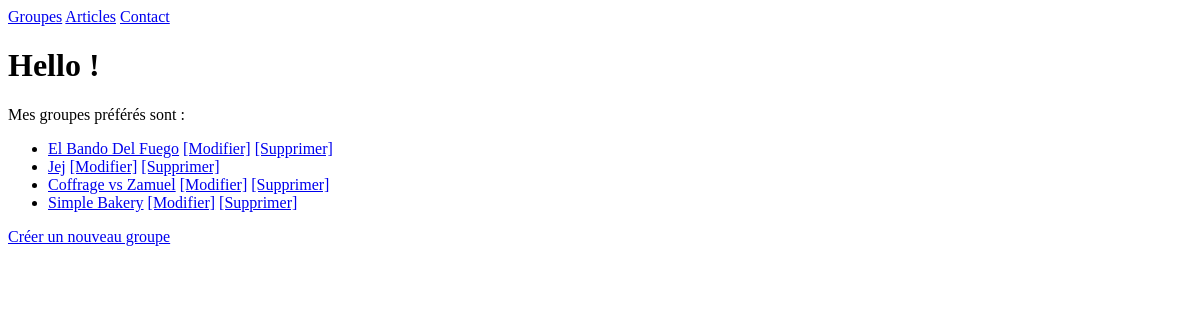
/bands/, run on an earlier commit of the app's database.
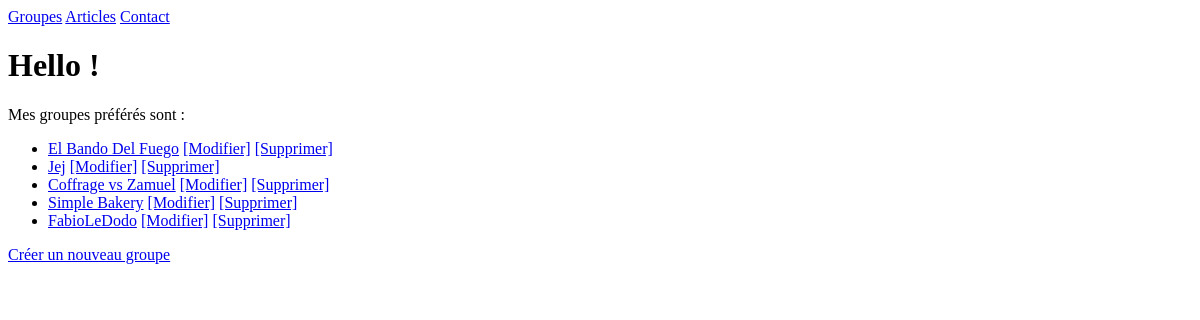
And on a later commit of the database.
### listings/models.py (models this page shows, shortened)
class Band(models.Model):
    class Genre(models.TextChoices):
        HIP_HOP = 'HH'
        SYNTH_POP = 'SP'
        ALTERNATIVE_ROCK = 'AR'
        BAGARRE = 'BG'
        CROISSANT = 'CS'
    name = models.fields.CharField(max_length=100)
    genre = models.fields.CharField(choices=Genre.choices, max_length=5, default= 'HH')
    biography = models.fields.CharField(max_length=1000, null=True, blank=True)
    year_formed = models.fields.IntegerField(validators=[MinValueValidator(1900, 'La valeur minimale est 1900'), MaxValueValidator(2024, 'La valeur maximale est 2024')], default=2000)
    active = models.fields.BooleanField(default=True)
    official_homepage = models.fields.URLField(null=True, blank=True)

### listings/views.py (the view)
# urls.py: path('bands/', views.bands_list, name='band-list'),
def bands_list(request):
    bands = Band.objects.all()
    return render(request, 'listings/bands_list.html', {'bands': bands})

### listings/templates/listings/bands_list.html
{% extends 'listings/base.html' %}
{% block content %}
<h1>Hello !</h1>
<p>Mes groupes préférés sont :</p>
<ul>
    {% for band in bands %}
        <li>
            <a href="{% url 'band-detail' band.id %}">{{ band.name }}</a>
            <a href="{% url 'band-update' band.id %}">[Modifier]</a>
            <a href="{% url 'band-delete' band.id %}">[Supprimer]</a>
        </li>
    {% endfor %}
</ul>
<a href="{% url 'band-create' %}">Créer un nouveau groupe</a>
{% endblock %}

What changed in the data, as far as the page shows it:
added Band: name "FabioLeDodo"
